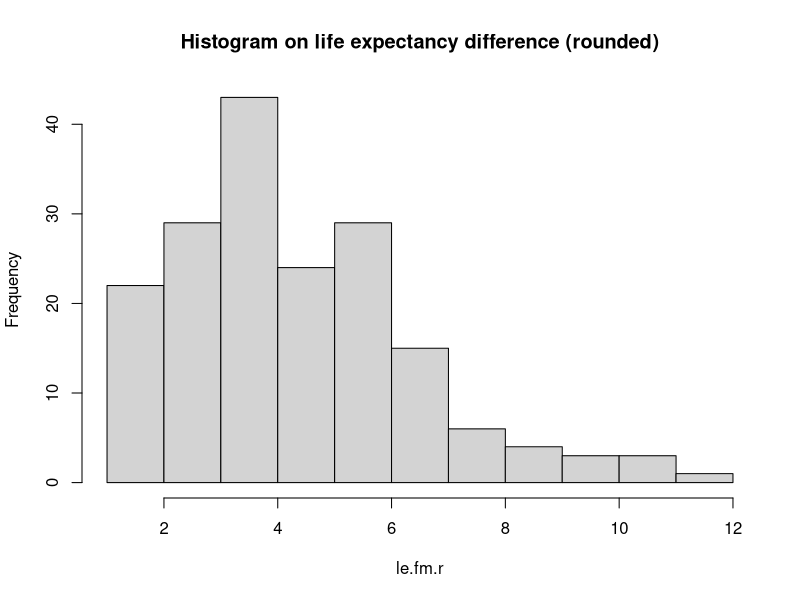

This chart was generated by the following R code: (Note: this script raises an error after producing the figure.)
## ---- chunk 1
knitr::opts_chunk$set(echo = FALSE)
set.seed(42)
## ---- chunk 2
requireorinstall=function(package=""){
  reqpac=parse(text=paste("require(",as.character(package),")"))
  if(eval(reqpac)){
    print(paste(as.character(package), "has been loaded correctly"))
  } else {
    print(paste("trying to install" ,as.character(package)))
    eval(parse(text=paste("try(install.packages(",as.character(package),"))")))
    if(eval(reqpac)){
      print(paste(as.character(package) ,"has been installed and loaded correctly"))
    } else {
      warning(paste("could not install",as.character(package)))
    }
  }
}
requireorinstall(c("sm","tidyverse","dplyr","KernSmooth","kable","kableExtra"))
## ---- chunk 3
countries<-read.csv2(file="HDI.2017.subset.csv",row.names = 1)
attach(countries)
le.fm.r <- round(le.fm)
hist(le.fm.r, br=10,
       main="Histogram on life expectancy difference (rounded)")
## ---- chunk 4
# Bandwidth choice in the local Poisson regression 
# by leave-one-out cross-validation.
# Function "sm.poisson", from library "sm", is used.
# method can be equal to 'loglik.CV' or other method which needs to be MAXIMIZED
h.cv.sm.poisson <- function(x,y,rg.h=NULL,l.h=10,method=loglik.CV){
   cv.h <- numeric(l.h)
   if (is.null(rg.h)){
      hh <- c(h.select(x,y,method="cv"),
              h.select(x,y,method="aicc"))
      rg.h <- range(hh)*c(1/1.1, 1.5)
   }
   i <- 0
   gr.h <- exp( seq(log(rg.h[1]), log(rg.h[2]), l=l.h))
   for (h in gr.h){
      i <- i+1
      cv.h[i] <- method(x,y,h)
   }
   return(list(h = gr.h, 
               cv.h = cv.h, 
               h.cv = gr.h[which.max(cv.h)])) # Maximizing log-likelihood
}
# method loglik.CV: leave-one-out log-likelihood 
loglik.CV <- function(x,y,h){
  n <- length(x)
  pred <- sapply(1:n, 
      function(i,x,y,h){
         sm.poisson(x=x[-i],y=y[-i],h=h,eval.points=x[i],display="none")$estimate
      },   x,y,h)
  return(sum(y*log(pred) - pred - log(factorial(y)))/n)
}
## ---- chunk 5
# Using h.CV.loglik
h.CV.loglik <- h.cv.sm.poisson(Life.expec, le.fm.r,
                               rg.h=c(0.5,20),method=loglik.CV)
{
  plot(h.CV.loglik$h, h.CV.loglik$cv.h, col="purple", type="b",
       main="LOOCV estimation of the expected Log-likelihood vs Bandwidth",
       ylab = "Expected Log-likelihood", xlab = "Bandwidth")
  abline(v=h.CV.loglik$h.cv, col="blue")
  text(h.CV.loglik$h.cv, min(h.CV.loglik$cv.h),
       labels = paste0("h.cv.loglik =", round(h.CV.loglik$h.cv,2)),
       col="blue", pos=4)
}
## ---- chunk 6
{
  # Local Poisson regresion
  aux <- sm.poisson(Life.expec, le.fm.r, h=h.CV.loglik$h.cv, col=1)
  title(main="Scatterplot of target-predictor points with estimated parameters")
  # Generalized Poisson regresion
  aux.glm <- glm(le.fm.r ~ Life.expec, family=poisson)
  pred <- predict(aux.glm, 
                  newdata=data.frame(Life.expec=aux$eval.points),
                  type="response")
  lines(aux$eval.points, pred, col=2, lty=2)
  legend("topleft",c("Loc.Pois.reg","GLM.Pois"),
        col=c(1,2),lty=c(1,2))
}
